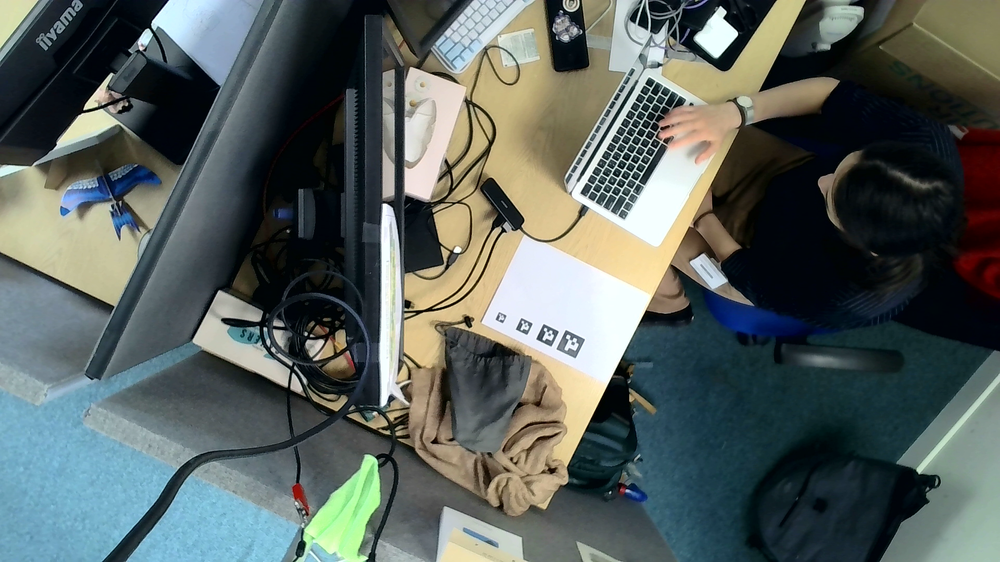
#> input picture puck/data/apriltag_stills/test_6.png, 1000 x 562 px, shrunk from 1920 x 1080 before the run, found by its file name
$ python april_tag_base_reader.py
#> lines starting #> are read from the running program, lines starting #| are printed output that depends on the picture; after the words box and inside, x2 and y2 are one past the last pixel; in counts of white or black regions, pixels touching at a corner belong together
import cv2 as cv
from matplotlib import pyplot as plt

input = cv.imread("puck/apriltag_stills/test_6.png")
#> input is the input picture: shape (562, 1000, 3); mean B, G, R 94.4, 97.6, 88.5
DICT = cv.aruco.getPredefinedDictionary(cv.aruco.DICT_APRILTAG_16H5)
detector = cv.aruco.ArucoDetector(dictionary=DICT)
corners, ids, _ = detector.detectMarkers(input)
#> corners = ([[565, 330], [584, 339], [575, 357], [557, 349]], [[543, 324], [558, 331], [551, 346], [536, 339]]); ids = [1, 1]
copy = input.copy()
copy = cv.aruco.drawDetectedMarkers(copy, corners, ids)
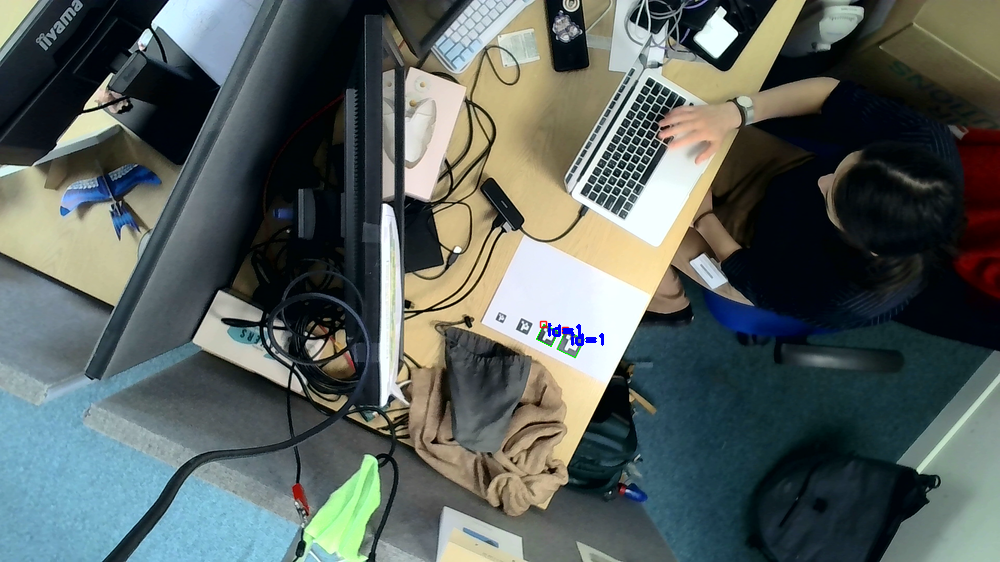
#> copy: shape (562, 1000, 3); 0.11% of pixels changed, all inside (x1, y1, x2, y2) = (536, 320, 604, 358)
plt.imshow(copy)
plt.show()

$ run again, with puck/data/apriltag_stills/test_0.png copied over puck/data/apriltag_stills/test_6.png
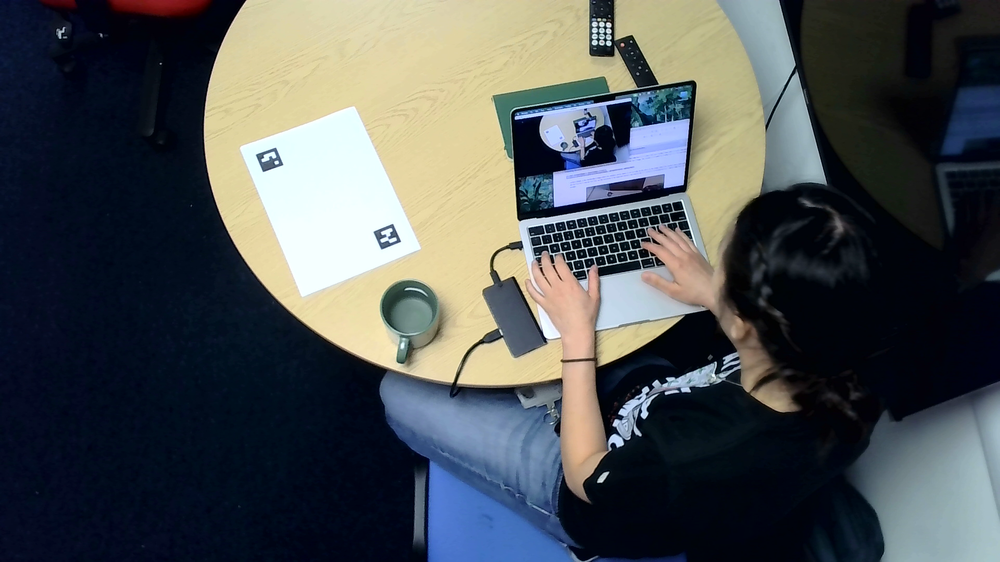
#> input picture puck/data/apriltag_stills/test_0.png, 1000 x 562 px, shrunk from 1920 x 1080 before the run, found by its file name
#> input is the input picture: shape (562, 1000, 3); mean B, G, R 82.8, 81.1, 76.5
#> corners = ([[393, 224], [400, 241], [381, 249], [373, 232]], [[275, 147], [283, 164], [263, 171], [256, 154]]); ids = [3, 0]
#> `copy = cv.aruco.drawDetectedMarkers(copy, corners, ids)`:
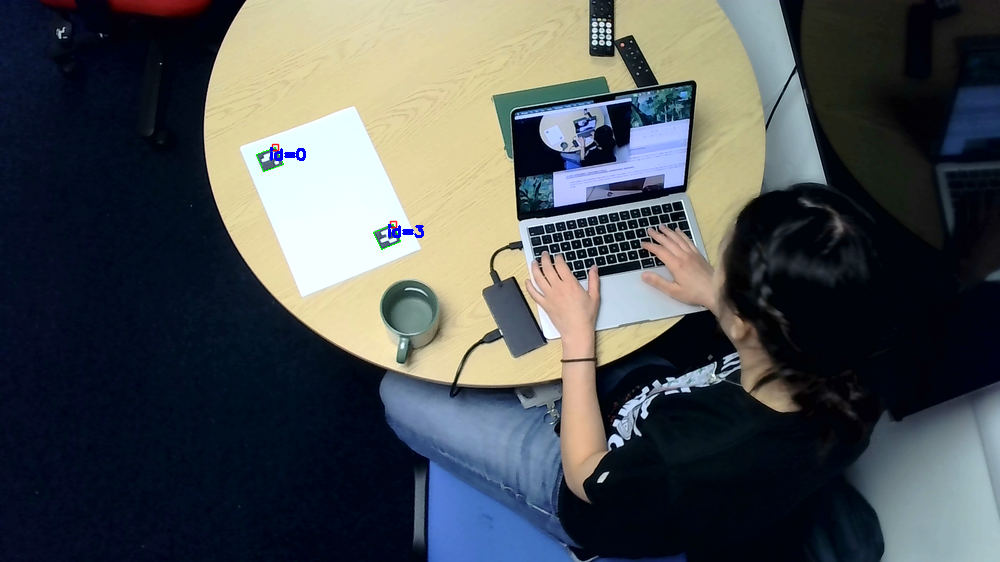
#> copy: shape (562, 1000, 3); 0.14% of pixels changed, all inside (x1, y1, x2, y2) = (256, 143, 424, 250)
